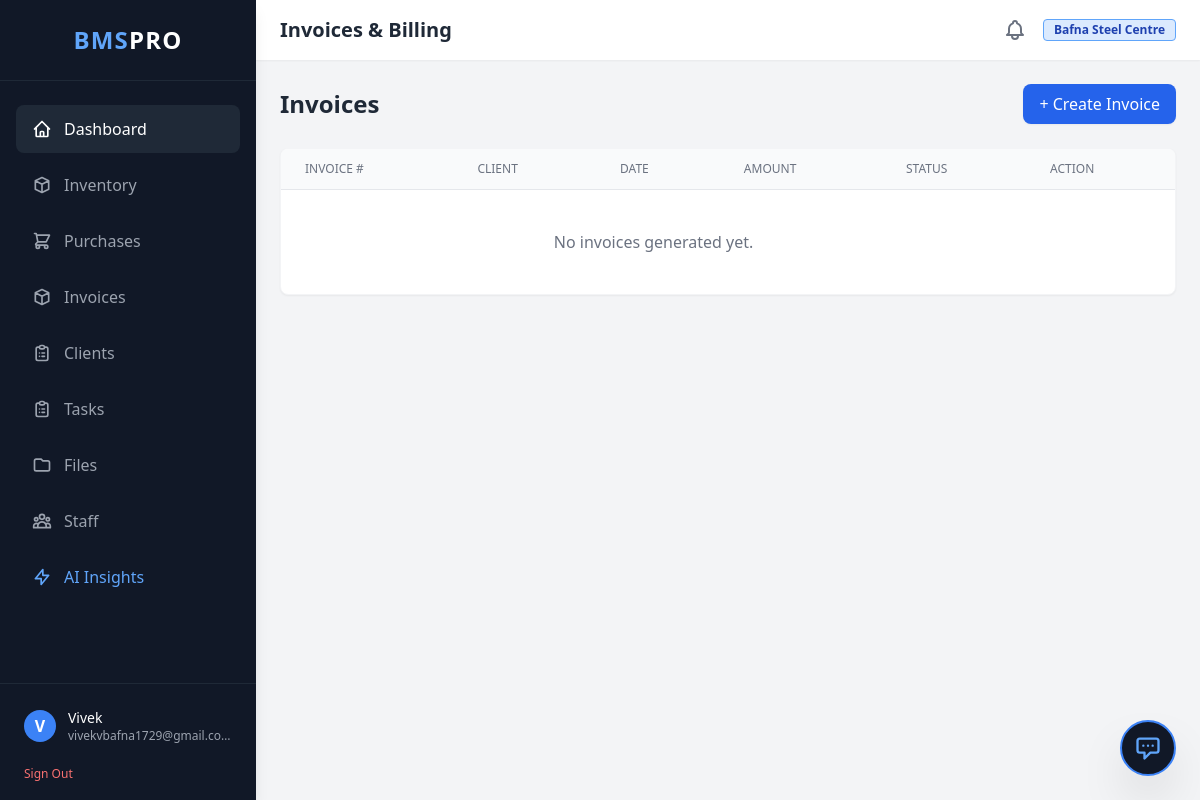
/billing/ (signed in), run on the app's committed database.
### accounts/models.py (models this page shows, shortened)
class User(AbstractBaseUser, PermissionsMixin):
    user_id = models.UUIDField(primary_key=True, default=uuid.uuid4, editable=False)
    company = models.ForeignKey(Company, on_delete=models.CASCADE, related_name='employees', null=True, blank=True)
    email = models.EmailField(unique=True) # Removed editable=False
    first_name = models.CharField(max_length=100, blank=True)
    middle_name = models.CharField(max_length=100, blank=True)
    last_name = models.CharField(max_length=100, blank=True)
    username = models.CharField(max_length=150, unique=True, blank=True)
    flat_number = models.CharField(max_length=20, blank=True)
    building_name = models.CharField(max_length=100, blank=True) # Lowercased 'b'
    street_name = models.CharField(max_length=100, blank=True)
    city = models.CharField(max_length=100, blank=True)
    state = models.CharField(max_length=100, blank=True)
    phone_number = models.CharField(max_length=15, blank=True)
    phone_number2 = models.CharField(max_length=15, blank=True, null=True)
    joining_date = models.DateField(blank=True, null=True)
    monthly_salary = models.DecimalField(max_digits=10, decimal_places=2, blank=True, null=True)
    is_active = models.BooleanField(default=True)
    is_staff = models.BooleanField(default=False)
    is_superuser = models.BooleanField(default=False)
    created_at = models.DateTimeField(auto_now_add=True)
    updated_at = models.DateTimeField(auto_now=True)
    objects = UserManager()
    USERNAME_FIELD = 'email'
    REQUIRED_FIELDS = [] # Removed 'username' since we auto-generate it
    def get_roles(self):
        return list(self.user_roles.values_list('role__name', flat=True))
    @property
    def is_tier1(self):
        tier1_roles = ['admin', 'owner', 'ceo']
        return any(role in tier1_roles for role in self.get_roles())
    @property
    def is_manager_plus(self):
        manager_roles = ['manager', 'head']
        return self.is_tier1 or any(role in manager_roles for role in self.get_roles())

class Company(models.Model):
    company_id = models.UUIDField(primary_key=True, default=uuid.uuid4, editable=False)
    name = models.CharField(max_length=255)
    subdomain = models.CharField(max_length=100, unique=True, null=True, blank=True)
    created_at = models.DateTimeField(auto_now_add=True)
    is_active = models.BooleanField(default=True)

### billing/views.py (the view)
# urls.py: path('', views.invoice_list, name='invoice_list'),
@login_required
def invoice_list(request):
    if request.user.is_tier1 or request.user.is_manager_plus:
        invoices = Invoice.objects.filter(company=request.user.company).order_by('-date')
    else:
        invoices = Invoice.objects.filter(company=request.user.company, created_by=request.user)
    base_template = 'shared/base_partial.html' if request.headers.get('HX-Request') else 'shared/base.html'
    context = {
        'invoices': invoices,
        'base_template': base_template,
        'page_title': 'Invoices & Billing'
    }
    return render(request, 'billing/invoice_list.html', context)

### templates/billing/invoice_list.html
{% extends base_template %}
{% block content %}
<div class="max-w-7xl mx-auto space-y-6">
    <div class="flex justify-between items-center mb-6">
        <h2 class="text-2xl font-bold text-gray-800">Invoices</h2>
        <a href="{% url 'billing:create_invoice' %}" hx-get="{% url 'billing:create_invoice' %}" hx-target="#main-content" hx-push-url="true" class="bg-blue-600 text-white px-4 py-2 rounded-lg hover:bg-blue-700 shadow-sm font-medium transition">
            + Create Invoice
        </a>
    </div>
    <div class="bg-white shadow-sm rounded-lg border border-gray-100 overflow-hidden">
        <table class="min-w-full divide-y divide-gray-200">
            <thead class="bg-gray-50">
                <tr>
                    <th class="px-6 py-3 text-left text-xs font-medium text-gray-500 uppercase">Invoice #</th>
                    <th class="px-6 py-3 text-left text-xs font-medium text-gray-500 uppercase">Client</th>
                    <th class="px-6 py-3 text-left text-xs font-medium text-gray-500 uppercase">Date</th>
                    <th class="px-6 py-3 text-left text-xs font-medium text-gray-500 uppercase">Amount</th>
                    <th class="px-6 py-3 text-left text-xs font-medium text-gray-500 uppercase">Status</th>
                    <th class="px-6 py-3 text-left text-xs font-medium text-gray-500 uppercase">Action</th>
                </tr>
            </thead>
            <tbody class="divide-y divide-gray-200">
                {% for inv in invoices %}
                <tr class="hover:bg-gray-50">
                    <td class="px-6 py-4 font-medium text-blue-600">{{ inv.invoice_number }}</td>
                    <td class="px-6 py-4 text-gray-900">{{ inv.client.name }}</td>
                    <td class="px-6 py-4 text-gray-500">{{ inv.date|date:"M d, Y" }}</td>
                    <td class="px-6 py-4 font-bold text-gray-900">₹{{ inv.total_amount }}</td>
                    <td class="px-6 py-4">
                        <span class="px-2 py-1 text-xs rounded-full font-semibold uppercase
                            {% if inv.status == 'paid' %}bg-green-100 text-green-800
                            {% elif inv.status == 'sent' %}bg-blue-100 text-blue-800
                            {% elif inv.status == 'overdue' %}bg-red-100 text-red-800
                            {% else %}bg-gray-100 text-gray-800{% endif %}">
                            {{ inv.get_status_display }}
                        </span>
                    </td>
                    <td class="px-6 py-4 text-right">
                        <a href="{% url 'billing:invoice_pdf' inv.id %}" target="_blank" class="text-gray-500 hover:text-blue-600 transition" title="Download PDF">
                            <svg class="w-5 h-5 inline" fill="none" stroke="currentColor" viewBox="0 0 24 24"><path stroke-linecap="round" stroke-linejoin="round" stroke-width="2" d="M12 10v6m0 0l-3-3m3 3l3-3m2 8H7a2 2 0 01-2-2V5a2 2 0 012-2h5.586a1 1 0 01.707.293l5.414 5.414a1 1 0 01.293.707V19a2 2 0 01-2 2z"></path></svg>
                        </a>
                    </td>
                </tr>
                {% empty %}
                <tr><td colspan="5" class="px-6 py-10 text-center text-gray-500">No invoices generated yet.</td></tr>
                {% endfor %}
            </tbody>
        </table>
    </div>
</div>
{% endblock %}

### templates/shared/base.html (shortened to what this page needs)
<!DOCTYPE html>
<html lang="en">
<head>
    <script src="https://cdn.tailwindcss.com"></script>
</head>
<body class="bg-gray-100 text-gray-800 font-sans antialiased flex h-screen overflow-hidden">
    <aside class="w-64 bg-gray-900 text-white flex flex-col h-full shadow-lg z-20">
        <div class="p-6 flex items-center justify-center border-b border-gray-800">
            <h1 class="text-2xl font-bold tracking-wider text-blue-400">BMS<span class="text-white">PRO</span></h1>
        </div>
        <nav class="flex-1 px-4 py-6 space-y-2 overflow-y-auto">
            <a href="{% url 'dashboard:home' %}" hx-get="{% url 'dashboard:home' %}" hx-target="#main-content" hx-push-url="true" class="flex items-center px-4 py-3 bg-gray-800 text-white rounded-lg hover:bg-gray-700 transition-colors">
                <svg class="w-5 h-5 mr-3" fill="none" stroke="currentColor" viewBox="0 0 24 24"><path stroke-linecap="round" stroke-linejoin="round" stroke-width="2" d="M3 12l2-2m0 0l7-7 7 7M5 10v10a1 1 0 001 1h3m10-11l2 2m-2-2v10a1 1 0 01-1 1h-3m-6 0a1 1 0 001-1v-4a1 1 0 011-1h2a1 1 0 011 1v4a1 1 0 001 1m-6 0h6"></path></svg>
                Dashboard
            </a>
            <a href="{% url 'inventory:dashboard' %}" hx-get="{% url 'inventory:dashboard' %}" hx-target="#main-content" hx-push-url="true" class="flex items-center px-4 py-3 text-gray-400 rounded-lg hover:bg-gray-800 hover:text-white transition-colors">
                <svg class="w-5 h-5 mr-3" fill="none" stroke="currentColor" viewBox="0 0 24 24"><path stroke-linecap="round" stroke-linejoin="round" stroke-width="2" d="M20 7l-8-4-8 4m16 0l-8 4m8-4v10l-8 4m0-10L4 7m8 4v10M4 7v10l8 4"></path></svg>
                Inventory
            </a>
            <a href="{% url 'inventory:vendor_list' %}"
                hx-get="{% url 'inventory:vendor_list' %}"
                hx-target="#main-content"
                hx-push-url="true"
                class="flex items-center px-4 py-3 text-gray-400 rounded-lg hover:bg-gray-800 hover:text-white transition-colors">
                    <svg class="w-5 h-5 mr-3" fill="none" stroke="currentColor" viewBox="0 0 24 24"><path stroke-linecap="round" stroke-linejoin="round" stroke-width="2" d="M3 3h2l.4 2M7 13h10l4-8H5.4M7 13L5.4 5M7 13l-2.293 2.293c-.63.63-.184 1.707.707 1.707H17m0 0a2 2 0 100 4 2 2 0 000-4zm-8 2a2 2 0 11-4 0 2 2 0 014 0z"></path></svg>
                    Purchases
                </a>
            <a href="{% url 'billing:invoice_list' %}" hx-get="{% url 'billing:invoice_list' %}" hx-target="#main-content" hx-push-url="true" class="flex items-center px-4 py-3 text-gray-400 rounded-lg hover:bg-gray-800 hover:text-white transition-colors">
                <svg class="w-5 h-5 mr-3" fill="none" stroke="currentColor" viewBox="0 0 24 24"><path stroke-linecap="round" stroke-linejoin="round" stroke-width="2" d="M20 7l-8-4-8 4m16 0l-8 4m8-4v10l-8 4m0-10L4 7m8 4v10M4 7v10l8 4"></path></svg>
                Invoices
            </a>
            <a href="{% url 'billing:client_list' %}" class="flex items-center px-4 py-3 text-gray-400 rounded-lg hover:bg-gray-800 hover:text-white transition-colors">
                Clients
            </a>
            <a href="{% url 'taskms:task_board' %}" class="flex items-center px-4 py-3 text-gray-400 rounded-lg hover:bg-gray-800 hover:text-white transition-colors">
                Tasks
            </a>
            <a href="{% url 'file_manager:dashboard' %}"
                hx-get="{% url 'file_manager:dashboard' %}"
                hx-target="#main-content"
                hx-push-url="true"
                class="flex items-center px-4 py-3 text-gray-400 rounded-lg hover:bg-gray-800 hover:text-white transition-colors">
                    <svg class="w-5 h-5 mr-3" fill="none" stroke="currentColor" viewBox="0 0 24 24">
                        <path stroke-linecap="round" stroke-linejoin="round" stroke-width="2" d="M3 7v10a2 2 0 002 2h14a2 2 0 002-2V9a2 2 0 00-2-2h-6l-2-2H5a2 2 0 00-2 2z"></path>
                    </svg>
                    Files
                </a>
            <a href="{% url 'staffms:staff_list' %}" hx-get="{% url 'staffms:staff_list' %}" hx-target="#main-content" hx-push-url="true" class="flex items-center px-4 py-3 text-gray-400 rounded-lg hover:bg-gray-800 hover:text-white transition-colors">
                Staff
            </a>
            <a href="{% url 'analytics:ai_dashboard' %}" hx-get="{% url 'analytics:ai_dashboard' %}" hx-target="#main-content" hx-push-url="true" class="flex items-center px-4 py-3 text-blue-400 rounded-lg hover:bg-gray-800 hover:text-blue-300 transition-colors">
                <svg class="w-5 h-5 mr-3" fill="none" stroke="currentColor" viewBox="0 0 24 24"><path stroke-linecap="round" stroke-linejoin="round" stroke-width="2" d="M13 10V3L4 14h7v7l9-11h-7z"></path></svg>
                AI Insights
            </a>
        </nav>
        <div class="p-4 border-t border-gray-800">
            <a href="{% url 'accounts:profile' %}" class="flex items-center hover:bg-gray-800 p-2 rounded transition cursor-pointer">
                <div class="w-8 h-8 rounded-full bg-blue-500 flex items-center justify-center text-white font-bold">
                    {{ request.user.email|make_list|first|upper }}
                </div>
                <div class="ml-3 truncate">
                    <p class="text-sm font-medium text-white truncate">{{ request.user.first_name|default:"Set Profile" }}</p>
                    <p class="text-xs text-gray-400 truncate">{{ request.user.email }}</p>
                </div>
            </a>
            <form method="POST" action="{% url 'account_logout' %}" class="mt-2 pl-2">
                <button type="submit" class="text-xs text-red-400 hover:text-red-300 transition">Sign Out</button>
            </form>
        </div>
    </aside>
    <div class="flex-1 flex flex-col h-full overflow-hidden relative">
        <header class="bg-white shadow-sm z-10 py-4 px-6 flex justify-between items-center">
            <h2 class="text-xl font-semibold text-gray-800">{% block page_title %}{{ page_title }}{% endblock %}</h2>
            <div class="flex items-center space-x-4">
                <button class="text-gray-500 hover:text-blue-600 transition">
                </button>
                <span class="bg-blue-100 text-blue-800 text-xs font-semibold px-2.5 py-0.5 rounded border border-blue-400">
                    {{ request.user.company.name|default:"No Company Assigned" }}
                </span>
            </div>
        </header>
        <main id="main-content" class="flex-1 overflow-x-hidden overflow-y-auto bg-gray-100 p-6">
            {% block content %}
            {% endblock %}
        </main>
    </div>
    <div x-data="{
        open: false, isLoading: false, inputMsg: '',
        messages: [{sender: 'bot', text: 'BMS Pro AI Engine Online. Ask me anything about your business data.'}],
        async sendMessage() {
            if (this.inputMsg.trim() === '') return;
            let msg = this.inputMsg;
            this.messages.push({ sender: 'user', text: msg });
            this.inputMsg = '';
            this.isLoading = true;
            this.scrollToBottom();
            try {
                let response = await fetch('{% url 'analytics:ai_bot_reply' %}', {
                    method: 'POST',
                    headers: { 'Content-Type': 'application/json', 'X-CSRFToken': '{{ csrf_token }}' },
                    body: JSON.stringify({ message: msg })
                });
                if(response.ok) {
                    let data = await response.json();
                    // Basic Markdown parsing for bold text
                    let formattedReply = data.reply.replace(/\*\*(.*?)\*\*/g, '<b>$1</b>');
                    this.messages.push({ sender: 'bot', text: formattedReply });
                } else {
                    this.messages.push({ sender: 'bot', text: 'Error reaching API.' });
                }
            } catch(err) {
                this.messages.push({ sender: 'bot', text: 'Network failed.' });
            } finally {
                this.isLoading = false;
                this.scrollToBottom();
            }
        },
        scrollToBottom() {
            setTimeout(() => { let box = document.getElementById('chat-messages'); if(box) box.scrollTop = box.scrollHeight; }, 100);
        }
    }"
     class="fixed bottom-6 right-6 z-50">
    <button @click="open = !open" class="bg-gray-900 border-2 border-blue-500 text-white w-14 h-14 rounded-full shadow-2xl flex items-center justify-center transition-transform hover:scale-110">
        <svg x-show="!open" class="w-7 h-7 text-blue-400" fill="none" stroke="currentColor" viewBox="0 0 24 24"><path stroke-linecap="round" stroke-linejoin="round" stroke-width="2" d="M8 10h.01M12 10h.01M16 10h.01M9 16H5a2 2 0 01-2-2V6a2 2 0 012-2h14a2 2 0 012 2v8a2 2 0 01-2 2h-5l-5 5v-5z"></path></svg>
    </button>
</div>
</body>
</html>

### data on the page
User: user.email|make_list "V", user.first_name "Vivek", user.email "vivekvbafna1729@gmail.com", user.company.name "Bafna Steel Centre"

### other printed values
{{ page_title }} "Invoices & Billing"
